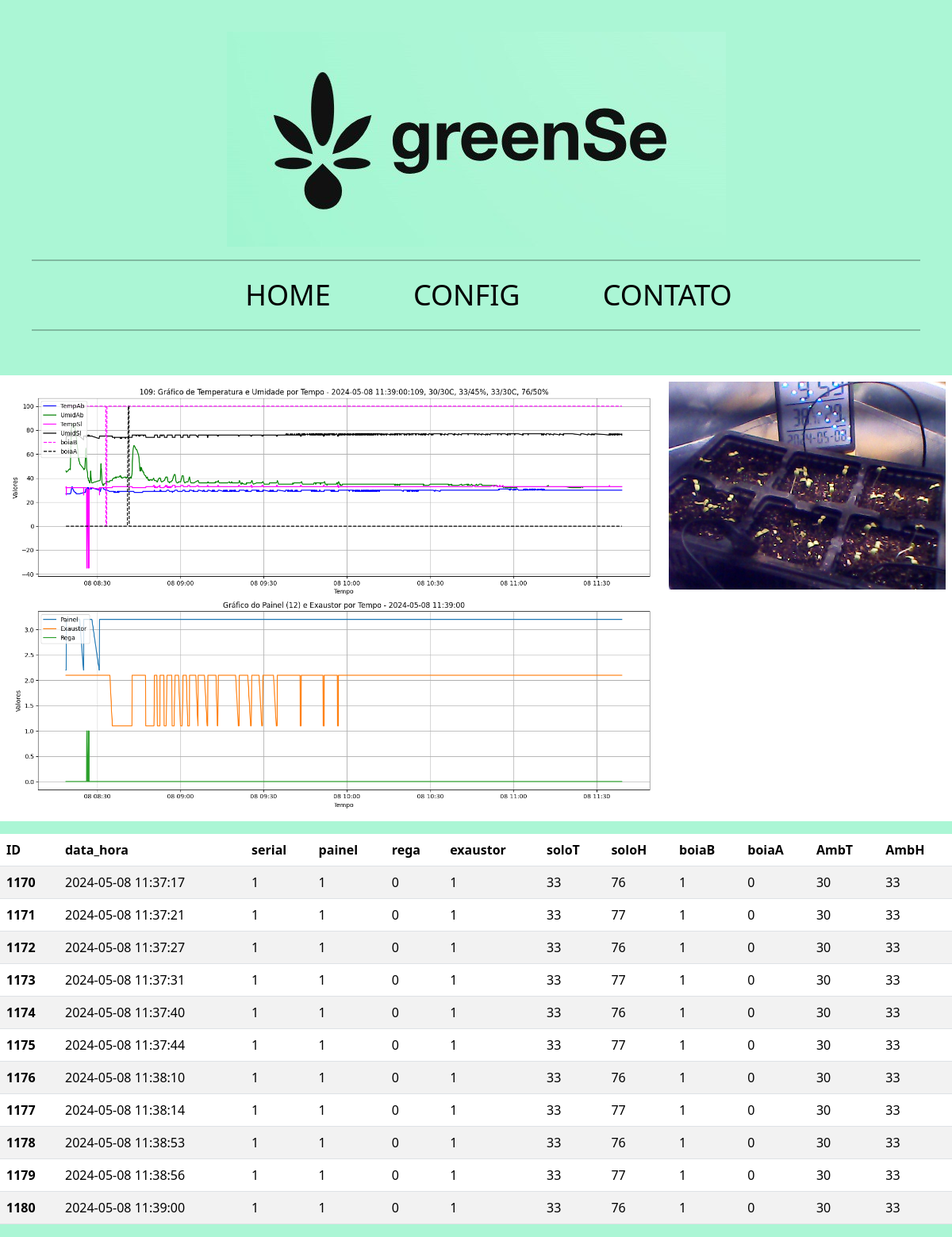
The page /home on the database its author committed.
### tables this page shows
CREATE TABLE estufa 
(ID INTEGER PRIMARY KEY AUTOINCREMENT, 
data_hora TIMESTAMP, 
periodo INTEGER, 
serial  INTEGER, 
painel INTEGER, 
rega INTEGER, 
soloT INTEGER, 
soloH INTEGER,
boiaB INTEGER,
boiaA INTEGER,
exaustor INTEGER, 
tempAtual INTEGER, 
tempAtiva INTEGER, 
umidAtual INTEGER, 
umidAtiva INTEGER);

### app.py (the view)
@app.route('/')
@app.route('/home')
def home_page():
    pic1 = os.path.join(app.config['UPLOAD_FOLDER'],'logo.png')
    data = query_estufa()
    pic2 = os.path.join(app.config['UPLOAD_FOLDER'],'plot.png')
    return render_template('home.html', dataBase=data, user_image= pic1, user_image2= pic2)

### app.py (called while the page is built)
def query_estufa():
    connie  = sqlite3.connect(db_locate)
    c = connie.cursor()
    comando = """SELECT * FROM estufa"""
    c.execute(comando)
    dados = c.fetchall()
    return dados

### templates/home.html (shortened to what this page needs)
<!doctype html>
<html lang="pr-br">
<head>
  <link href="https://cdn.jsdelivr.net/npm/bootstrap@5.3.2/dist/css/bootstrap.min.css" rel="stylesheet"
>
  <link rel="stylesheet" href="{{url_for('static', filename='styles.css')}}">
</head>
<body>
<header>
  <div>
    <img src="{{user_image}}">
    <hr style="border: 1px solid #000;">
    <nav>
      <ul>
        <li><a href="http://189.61.77.37:5000/">HOME</a></li>
        <li><a href="/config">CONFIG</a></li>
        <li><a href="#">CONTATO</a></li>
      </ul>
    </nav>
  </div>
  <hr style="border: 1px solid #000;">
</header>
<table class="table" style="border: none;">
  <tbody>
    <tr>
      <td style="border: none;">
        <img src="{{user_image2}}" class="imagem-responsiva" style="display: block; margin: auto;">
      </td>
      <td style="border: none;">
        <img src="./static/pics/imagem_webcam.jpg" class="imagem-responsiva" style="display: block; margin: auto;">
      </td>
    </tr>
  </tbody>
</table>
<table class="table table-striped">
  <thead>
    <tr>
      <th scope="col">ID</th>
      <th scope="col">data_hora</th>
      <th scope="col">serial</th>
      <th scope="col">painel</th>
      <th scope="col">rega</th>
      <th scope="col">exaustor</th>
      <th scope="col">soloT</th>
      <th scope="col">soloH</th>
      <th scope="col">boiaB</th>
      <th scope="col">boiaA</th>
      <th scope="col">AmbT</th>
      <th scope="col">AmbH</th>
    </tr>
  </thead>
  <tbody>
    {% for data in dataBase[-11:] %}
    <tr>
      <th scope="row">{{data[0]}}</th>
      <td>{{data[1][:-7]}}</td>
      <td>{{data[3]}}</td>
      <td>{{data[4]}}</td>
      <td>{{data[5]}}</td>
      <td>{{data[10]}}</td>
      <td>{{data[6]}}</td>
      <td>{{data[7]}}</td>
      <td>{{data[8]}}</td>
      <td>{{data[9]}}</td>
      <td>{{data[11]}}</td>
      <td>{{data[13]}}</td>
    </tr>
    {% endfor %}
  </tbody>
</table>
</body>
</html>

### static/styles.css (style rules this page uses)
.imagem-responsiva { max-width: 100vw; height: auto; display: block; margin: 0 auto; }
html { zoom: 100%; -moz-transform: scale(1); -moz-transform-origin: 0 0; -o-transform: scale(1); -o-transform-origin: 0 0; -webkit-transform: scale(1); -webkit-transform-origin: 0 0; }

### templates/home.html (style rules this page uses)
header { background-color: rgb(171, 246, 213); padding: 40px;text-align: center; }
header li { display: inline-block; margin: 0 50px; }
header a { text-decoration: none; color: black; font-size: 36px; }
body { background-color: rgb(171, 246, 213); min-height: 100vh; }
.imagem-responsiva { max-width: 100%; height: auto; }

### rows shown on the page
estufa: ID "1170", data_hora "2024-05-08 11:37:17", serial "1", painel "1", rega "0", exaustor "1", soloT "33", soloH "76", boiaB "1", boiaA "0", tempAtual "30", umidAtual "33"
estufa: ID "1171", data_hora "2024-05-08 11:37:21", serial "1", painel "1", rega "0", exaustor "1", soloT "33", soloH "77", boiaB "1", boiaA "0", tempAtual "30", umidAtual "33"
estufa: ID "1172", data_hora "2024-05-08 11:37:27", serial "1", painel "1", rega "0", exaustor "1", soloT "33", soloH "76", boiaB "1", boiaA "0", tempAtual "30", umidAtual "33"
estufa: ID "1173", data_hora "2024-05-08 11:37:31", serial "1", painel "1", rega "0", exaustor "1", soloT "33", soloH "77", boiaB "1", boiaA "0", tempAtual "30", umidAtual "33"
estufa: ID "1174", data_hora "2024-05-08 11:37:40", serial "1", painel "1", rega "0", exaustor "1", soloT "33", soloH "76", boiaB "1", boiaA "0", tempAtual "30", umidAtual "33"
estufa: ID "1175", data_hora "2024-05-08 11:37:44", serial "1", painel "1", rega "0", exaustor "1", soloT "33", soloH "77", boiaB "1", boiaA "0", tempAtual "30", umidAtual "33"
estufa: ID "1176", data_hora "2024-05-08 11:38:10", serial "1", painel "1", rega "0", exaustor "1", soloT "33", soloH "76", boiaB "1", boiaA "0", tempAtual "30", umidAtual "33"
estufa: ID "1177", data_hora "2024-05-08 11:38:14", serial "1", painel "1", rega "0", exaustor "1", soloT "33", soloH "77", boiaB "1", boiaA "0", tempAtual "30", umidAtual "33"
estufa: ID "1178", data_hora "2024-05-08 11:38:53", serial "1", painel "1", rega "0", exaustor "1", soloT "33", soloH "76", boiaB "1", boiaA "0", tempAtual "30", umidAtual "33"
estufa: ID "1179", data_hora "2024-05-08 11:38:56", serial "1", painel "1", rega "0", exaustor "1", soloT "33", soloH "77", boiaB "1", boiaA "0", tempAtual "30", umidAtual "33"
estufa: ID "1180", data_hora "2024-05-08 11:39:00", serial "1", painel "1", rega "0", exaustor "1", soloT "33", soloH "76", boiaB "1", boiaA "0", tempAtual "30", umidAtual "33"
